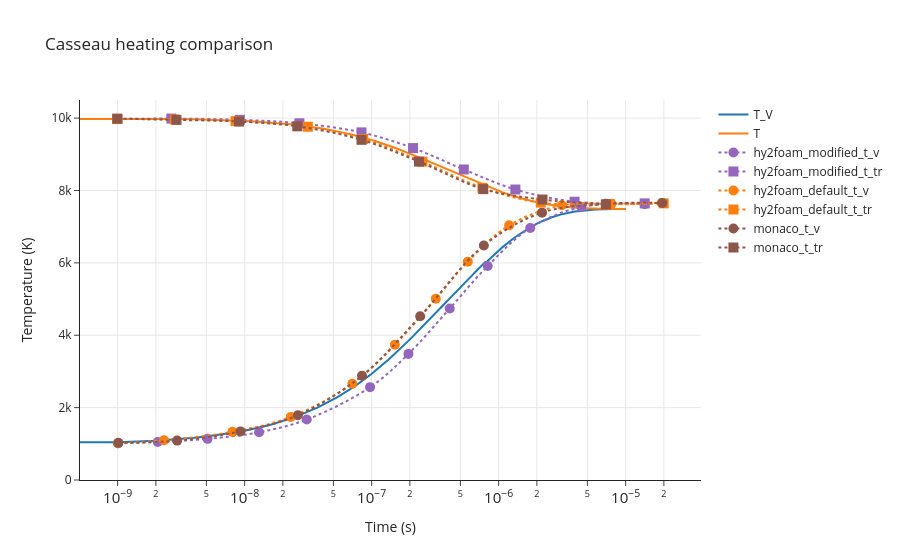

Source (notebook cell):
### Code cell
make_temperature_reference_plot(
    result=heating_result,
    reference_csv=RESULTS_DIR / 'casseau_figure_3_1.csv',
    title='Casseau heating comparison',
    yaxis_range=[0, 10500],
    T_eq=7623.3,
)

### Figure 1 — Plotly figure (JSON) as saved in the notebook; plotly's stock layout.template omitted (floating-point values rounded to 4 significant figures; data arrays with more than 128 entries replaced by an {"elided": "..."} marker saying what was removed)
{"data": [{"mode": "lines", "name": "T_V", "type": "scatter", "x": {"elided": "10001 float values"}, "y": {"elided": "10001 float values"}}, {"mode": "lines", "name": "T", "type": "scatter", "x": {"elided": "10001 float values"}, "y": {"elided": "10001 float values"}}, {"line": {"dash": "dot", "shape": "spline", "smoothing": 1}, "marker": {"color": "#9467bd", "size": 10, "symbol": "circle"}, "mode": "markers+lines", "name": "hy2foam_modified_t_v", "type": "scatter", "x": [1.006e-09, 2.067e-09, 5.103e-09, 1.299e-08, 3.085e-08, 9.719e-08, 1.949e-07, 4.121e-07, 8.197e-07, 1.774e-06, 4.479e-06, 1.413e-05], "y": [1014.0, 1051.0, 1137.0, 1319.0, 1670.0, 2565.0, 3484.0, 4741.0, 5913.0, 6964.0, 7545.0, 7619.0]}, {"line": {"dash": "dot", "shape": "spline", "smoothing": 1}, "marker": {"color": "#9467bd", "size": 10, "symbol": "square"}, "mode": "markers+lines", "name": "hy2foam_modified_t_tr", "type": "scatter", "x": [9.938e-10, 2.649e-09, 9.161e-09, 2.698e-08, 8.321e-08, 2.12e-07, 5.318e-07, 1.355e-06, 3.961e-06, 1.413e-05], "y": [9974.0, 9987.0, 9952.0, 9857.0, 9605.0, 9171.0, 8581.0, 8026.0, 7690.0, 7643.0]}, {"line": {"dash": "dot", "shape": "spline", "smoothing": 1}, "marker": {"color": "#ff7f0e", "size": 10, "symbol": "circle"}, "mode": "markers+lines", "name": "hy2foam_default_t_v", "type": "scatter", "x": [1.006e-09, 2.319e-09, 8.016e-09, 2.306e-08, 7.045e-08, 1.525e-07, 3.199e-07, 5.718e-07, 1.21e-06, 3.148e-06, 7.714e-06, 1.919e-05], "y": [1014.0, 1100.0, 1331.0, 1743.0, 2662.0, 3737.0, 5006.0, 6033.0, 7036.0, 7593.0, 7630.0, 7655.0]}, {"line": {"dash": "dot", "shape": "spline", "smoothing": 1}, "marker": {"color": "#ff7f0e", "size": 10, "symbol": "square"}, "mode": "markers+lines", "name": "hy2foam_default_t_tr", "type": "scatter", "x": [9.938e-10, 2.816e-09, 8.486e-09, 3.145e-08, 8.582e-08, 2.51e-07, 7.455e-07, 2.147e-06, 7.539e-06, 1.994e-05], "y": [9974.0, 9963.0, 9916.0, 9761.0, 9424.0, 8797.0, 8074.0, 7665.0, 7618.0, 7643.0]}, {"line": {"dash": "dot", "shape": "spline", "smoothing": 1}, "marker": {"color": "#8c564b", "size": 10, "symbol": "circle"}, "mode": "markers+lines", "name": "monaco_t_v", "type": "scatter", "x": [1.014e-09, 2.94e-09, 9.272e-09, 2.626e-08, 8.399e-08, 2.412e-07, 7.645e-07, 2.197e-06, 6.983e-06, 1.949e-05], "y": [1026.0, 1088.0, 1343.0, 1791.0, 2879.0, 4523.0, 6480.0, 7387.0, 7630.0, 7655.0]}, {"line": {"dash": "dot", "shape": "spline", "smoothing": 1}, "marker": {"color": "#8c564b", "size": 10, "symbol": "square"}, "mode": "markers+lines", "name": "monaco_t_tr", "type": "scatter", "x": [9.938e-10, 2.904e-09, 9.023e-09, 2.597e-08, 8.323e-08, 2.361e-07, 7.57e-07, 2.213e-06, 6.983e-06], "y": [9986.0, 9951.0, 9904.0, 9772.0, 9399.0, 8797.0, 8038.0, 7749.0, 7618.0]}], "layout": {"shapes": [{"line": {"color": "black", "dash": "dash"}, "type": "line", "x0": 0, "x1": 1, "xref": "x domain", "y0": 7623.0, "y1": 7623.0, "yref": "y"}], "title": {"text": "Casseau heating comparison"}, "xaxis": {"exponentformat": "power", "showexponent": "all", "showgrid": true, "title": {"text": "Time (s)"}, "type": "log"}, "yaxis": {"range": [0, 10500], "showgrid": true, "title": {"text": "Temperature (K)"}}}}
